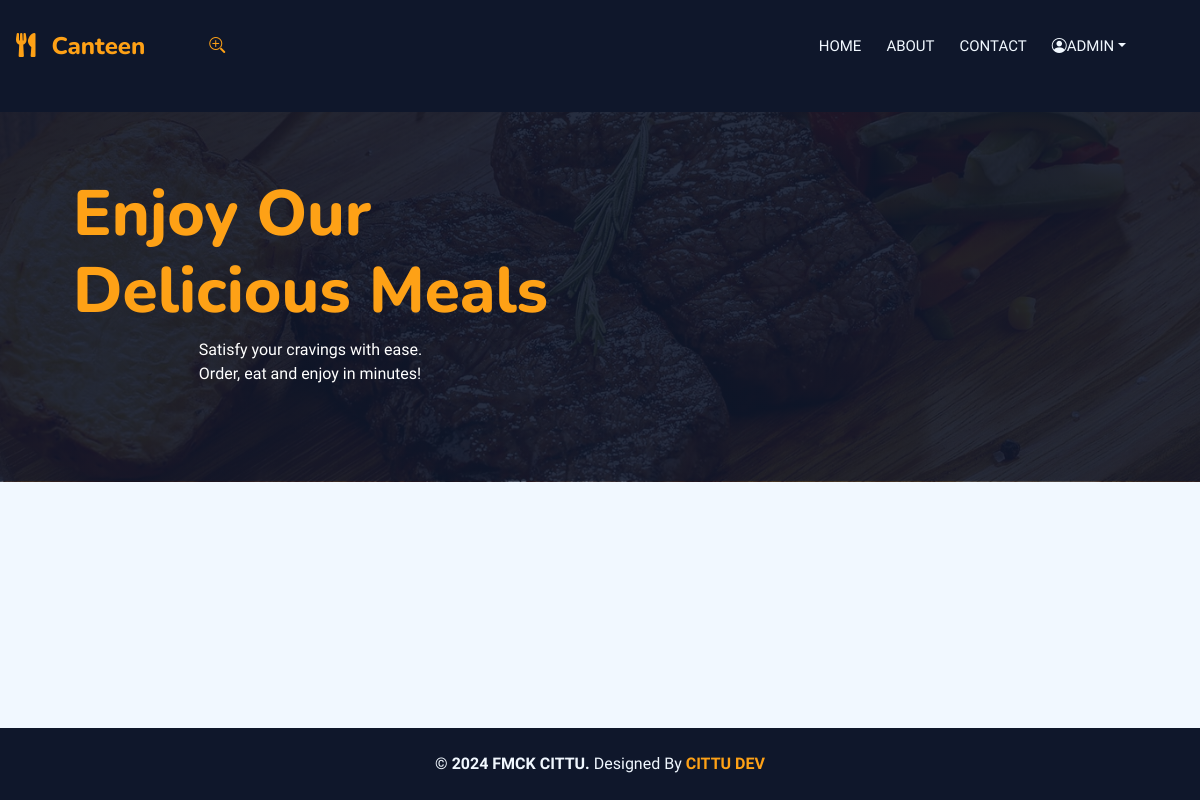
/ (signed in), run on an earlier commit of the app's database.
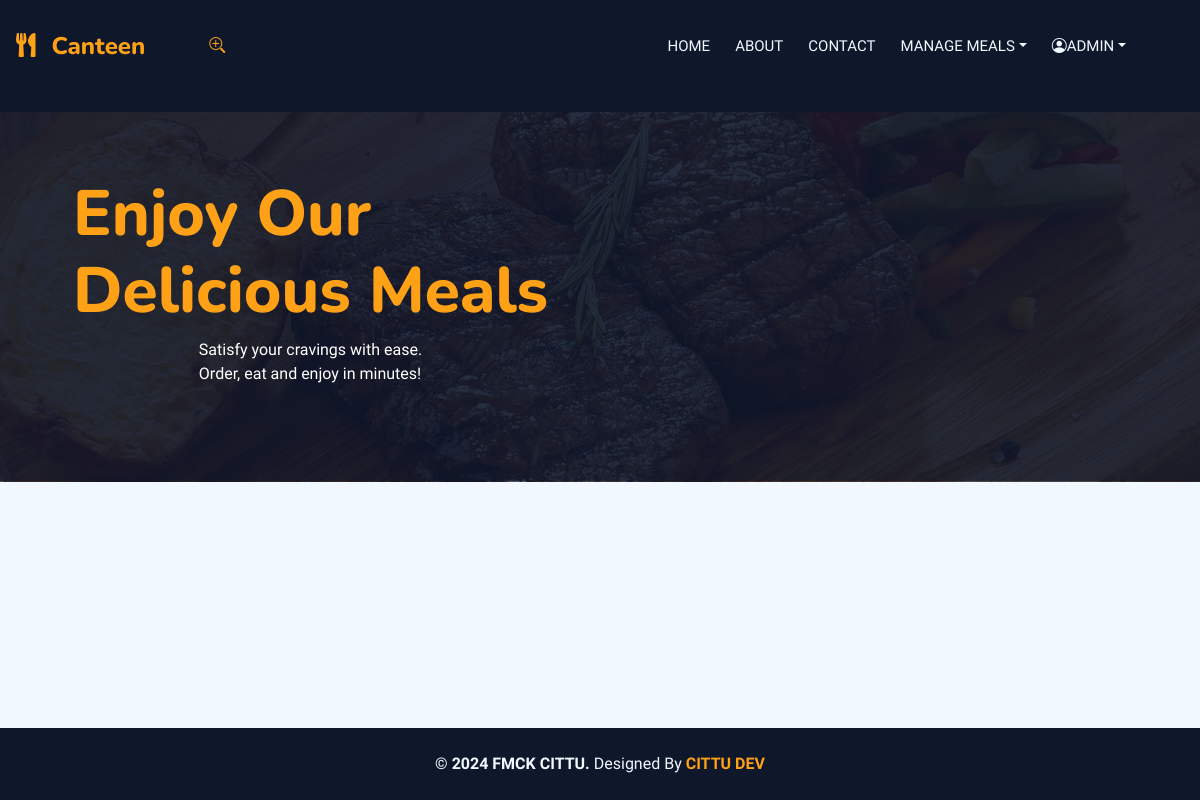
And on a later commit of the database.
### main/views.py (the view)
# urls.py: path('', views.index, name="index"),
def index(request):
    departments = Department.objects.all()
    units = Unit.objects.all()
    genders = Gender.objects.all()
    context = {'departments':departments,'units':units,'genders':genders}
    return render(request, 'main/index.html', context)

### accounts/models.py (called while the page is built)
    def __str__(self):
        return self.title

    def __str__(self):
        return self.title

    def __str__(self):
        return self.title

    def __str__(self):
        return self.title

### templates/main/index.html (shortened to what this page needs)
{% extends 'base/base.html' %}
{% block content %}
<div class="container-fluid py-5 bg-dark hero-header">
    <div class="container py-3">
        <div class="row align-items-center h-100">
            <div class="col-lg-6 d-flex flex-column justify-content-center align-items-center text-center text-lg-start my-auto">
                <h1 class="display-3 text-primary animated slideInLeft">Enjoy Our<br>Delicious Meals</h1>
                <p class="text-white animated slideInLeft mb-4 pb-2">
                    Satisfy your cravings with ease. <br/>
                    Order, eat and enjoy in minutes!
                </p>
            </div>
        </div>
    </div>
</div>
{% endblock content %}

### templates/include/navbar.html (shortened to what this page needs)
<div class="container-xxl position-relative p-0">
    <nav class="navbar navbar-expand-lg navbar-dark bg-dark px-4 px-lg-3 py-3 py-lg-0">
        <a href="" class="navbar-brand p-0">
            <h4 class="text-primary m-0"><i class="fa fa-utensils me-3"></i>Canteen</h4>
        </a>
        {% if user.is_authenticated %}
          <a href="" class="mx-5"  data-bs-toggle="modal" data-bs-target="#search" title="Search Here">
                <i class="bi bi-zoom-in"></i>
            </a>
            {% endif %}
        <div class="collapse navbar-collapse" id="navbarCollapse">
            <div class="navbar-nav ms-auto py-0 pe-2">
                <a href="" class="nav-item nav-link">Home</a>
                <a href="" class="nav-item nav-link">About</a>
                <a href="" class="nav-item nav-link">Contact</a>
                {% if user.is_authenticated and user.group.title == 'Canteen manager'%}
                 <div class="nav-item dropdown">
                    <a href="#" class="nav-link dropdown-toggle" data-bs-toggle="dropdown">Manage Meals</a>
                </div>
                {%endif%}
                {% if user.is_authenticated %}
                    <div class="nav-item dropdown">
                        <a href="#" class="nav-link dropdown-toggle" data-bs-toggle="dropdown"><i class="bi bi-person-circle"></i>{{request.user.username}}</a>
                    </div>
               {% else %}
               <a href="" class="nav-item nav-link" data-bs-toggle="modal" data-bs-target="#login">Log In</a>
                <a href="" class="nav-item nav-link" data-bs-toggle="modal" data-bs-target="#register">Register</a>
                {% endif %}
            </div>
        </div>
    </nav>
    <div class="container-xxl py-5 bg-dark supporting-container">
        <div class="container my-1 py-1">
        </div>
    </div>
</div>

What changed in the data, as far as the page shows it:
changed User "ADMIN": group_id 5 → 2 (drawn)
Also different on the page:
text now shown: "MANAGE MEALS"
